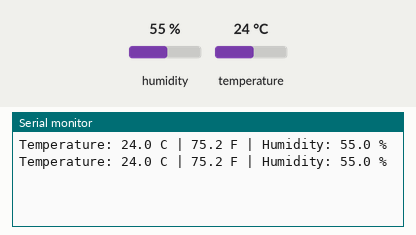
Simulated run of this sketch. Board: Arduino Uno, built with avr-gcc and run on an emulated ATmega328P. Parts: the last lines printed to the serial monitor. Inputs (shaded band) come from the test bench; at power-on: humidity 55 %, temperature 24 °C.

Above: at 2.8 s.
2.9 s: humidity set to 22 %
At 5.3 s:
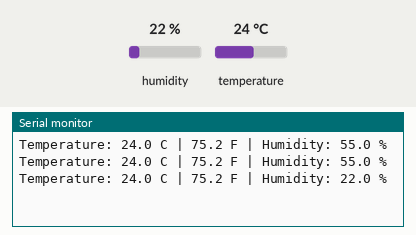
5.6 s: temperature set to 12 °C
At 6.7 s:
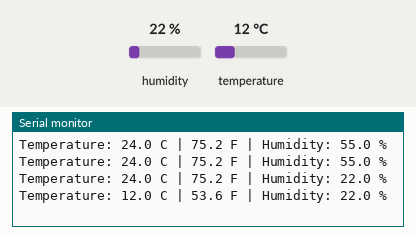
8.3 s: humidity set to 40 %
At 11.5 s:
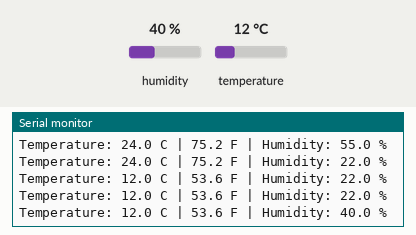
Timing chart, 0 to 13.0 s (numbered marks = the images above; inputs shaded):
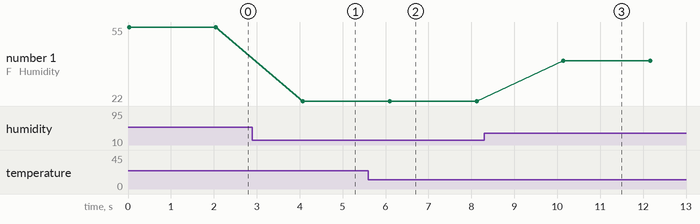

The sketch:

01_dht_temperature_humidity.ino
```cpp
// EXPERIMENT 1: DHT11 temperature and humidity
// DHT VCC -> 5V, GND -> GND, DATA -> D2.
// A bare DHT sensor may need a 4.7k-10k pull-up from DATA to VCC.
// Install Adafruit DHT Sensor Library and Adafruit Unified Sensor.
#include <DHT.h>

const uint8_t DHT_PIN = 2;
#define DHT_TYPE DHT11
DHT dht(DHT_PIN, DHT_TYPE);

void setup() {
  Serial.begin(9600);
  dht.begin();
}

void loop() {
  float humidity = dht.readHumidity();
  float celsius = dht.readTemperature();
  float fahrenheit = dht.readTemperature(true);
  if (isnan(celsius) || isnan(fahrenheit) || isnan(humidity)) {
    Serial.println("DHT read failed; check wiring and sensor type.");
  } else {
    Serial.print("Temperature: "); Serial.print(celsius, 1); Serial.print(" C | ");
    Serial.print(fahrenheit, 1); Serial.print(" F | Humidity: ");
    Serial.print(humidity, 1); Serial.println(" %");
  }
  delay(2000);
}
```

Measured:
- after the input at 2.9 s, the serial monitor: prints a new line after 1.2 s (image 1)
- after the input at 5.6 s, the serial monitor: prints a new line after 0.50 s (image 2)
- after the input at 8.3 s, the serial monitor: prints a new line after 1.8 s (image 3)
- plotted number 1: 55 → 22 after the input at 2.9 s, 22 → 40 after the input at 8.3 s
